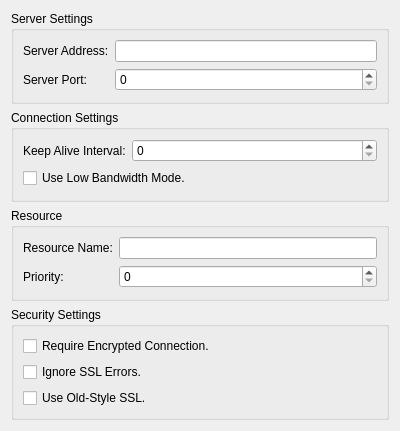
<?xml version="1.0" encoding="UTF-8"?>
<ui version="4.0">
 <class>ServerSettingsWidget</class>
 <widget class="QWidget" name="ServerSettingsWidget">
  <property name="geometry">
   <rect>
    <x>0</x>
    <y>0</y>
    <width>400</width>
    <height>431</height>
   </rect>
  </property>
  <property name="windowTitle">
   <string>Connection Settings</string>
  </property>
  <layout class="QVBoxLayout" name="verticalLayout_4">
   <item>
    <widget class="QGroupBox" name="serverGroupBox">
     <property name="title">
      <string>Server Settings</string>
     </property>
     <layout class="QFormLayout" name="formLayout">
      <item row="0" column="0">
       <widget class="QLabel" name="serverLabel">
        <property name="text">
         <string>Server Address:</string>
        </property>
       </widget>
      </item>
      <item row="0" column="1">
       <widget class="KLineEdit" name="serverLineEdit"/>
      </item>
      <item row="1" column="0">
       <widget class="QLabel" name="portLabel">
        <property name="text">
         <string>Server Port:</string>
        </property>
       </widget>
      </item>
      <item row="1" column="1">
       <widget class="QSpinBox" name="portSpinBox">
        <property name="sizePolicy">
         <sizepolicy hsizetype="Expanding" vsizetype="Fixed">
          <horstretch>0</horstretch>
          <verstretch>0</verstretch>
         </sizepolicy>
        </property>
        <property name="maximum">
         <number>65535</number>
        </property>
       </widget>
      </item>
     </layout>
     <zorder>portLabel</zorder>
     <zorder>portSpinBox</zorder>
     <zorder>serverLabel</zorder>
     <zorder>serverLineEdit</zorder>
    </widget>
   </item>
   <item>
    <widget class="QGroupBox" name="connectionGroupBox">
     <property name="title">
      <string>Connection Settings</string>
     </property>
     <layout class="QFormLayout" name="formLayout_2">
      <item row="0" column="0">
       <widget class="QLabel" name="keepaliveIntervalLabel">
        <property name="text">
         <string>Keep Alive Interval:</string>
        </property>
       </widget>
      </item>
      <item row="0" column="1">
       <widget class="QSpinBox" name="keepaliveIntervalSpinBox"/>
      </item>
      <item row="4" column="0" colspan="2">
       <widget class="QCheckBox" name="lowBandwidthCheckBox">
        <property name="text">
         <string>Use Low Bandwidth Mode.</string>
        </property>
       </widget>
      </item>
     </layout>
    </widget>
   </item>
   <item>
    <widget class="QGroupBox" name="groupBox">
     <property name="title">
      <string>Resource</string>
     </property>
     <layout class="QFormLayout" name="formLayout_3">
      <item row="4" column="1">
       <widget class="QSpinBox" name="prioritySpinBox"/>
      </item>
      <item row="1" column="1">
       <widget class="QLineEdit" name="resourceLineEdit"/>
      </item>
      <item row="1" column="0">
       <widget class="QLabel" name="resourceLabel">
        <property name="text">
         <string>Resource Name:</string>
        </property>
       </widget>
      </item>
      <item row="4" column="0">
       <widget class="QLabel" name="priorityLabel">
        <property name="text">
         <string>Priority:</string>
        </property>
       </widget>
      </item>
     </layout>
    </widget>
   </item>
   <item>
    <widget class="QGroupBox" name="securityGroupBox">
     <property name="title">
      <string>Security Settings</string>
     </property>
     <layout class="QVBoxLayout" name="verticalLayout_3">
      <item>
       <widget class="QCheckBox" name="requireEncryptionCheckBox">
        <property name="text">
         <string>Require Encrypted Connection.</string>
        </property>
       </widget>
      </item>
      <item>
       <widget class="QCheckBox" name="ignoreSslErrorsCheckBox">
        <property name="text">
         <string>Ignore SSL Errors.</string>
        </property>
       </widget>
      </item>
      <item>
       <widget class="QCheckBox" name="oldSslCheckBox">
        <property name="text">
         <string>Use Old-Style SSL.</string>
        </property>
       </widget>
      </item>
     </layout>
    </widget>
   </item>
  </layout>
 </widget>
 <customwidgets>
  <customwidget>
   <class>KLineEdit</class>
   <extends>QLineEdit</extends>
   <header>klineedit.h</header>
  </customwidget>
 </customwidgets>
 <tabstops>
  <tabstop>serverLineEdit</tabstop>
  <tabstop>portSpinBox</tabstop>
  <tabstop>keepaliveIntervalSpinBox</tabstop>
  <tabstop>lowBandwidthCheckBox</tabstop>
  <tabstop>requireEncryptionCheckBox</tabstop>
  <tabstop>ignoreSslErrorsCheckBox</tabstop>
  <tabstop>oldSslCheckBox</tabstop>
 </tabstops>
 <resources/>
 <connections/>
</ui>
